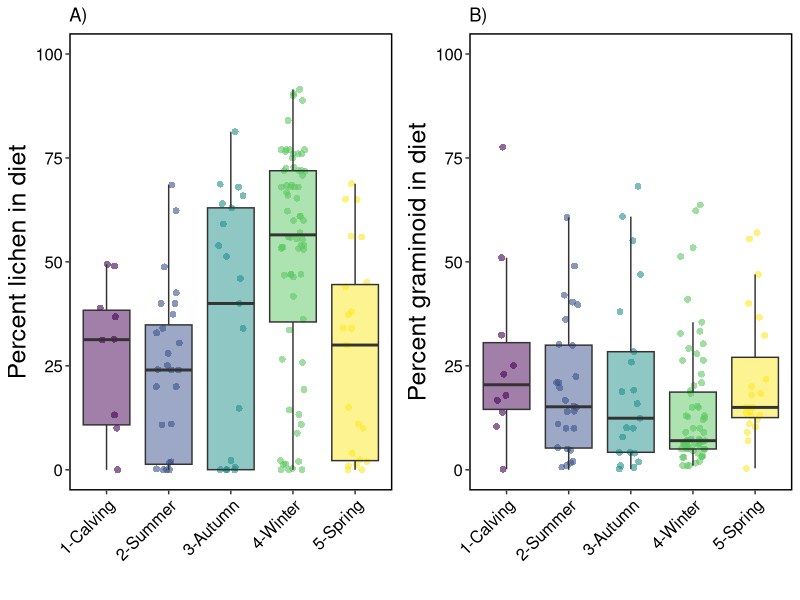

Here is the R script that generated this plot:


library(data.table)
library(ggplot2)
library(gridExtra)

sub <- fread("output/clean-data.csv")


png("figures/fig1.png", width = 6000, height = 4000, units = "px", res = 600)
aa <- ggplot(sub, 
       aes(season, lichen, fill=season)) + 
  geom_jitter(aes(color = season), 
              shape = 16,
              position = position_jitter(0.2),
              size = 2,
              alpha = 0.6) +
  geom_boxplot(aes(fill = season), 
               alpha = 0.5,
               outlier.color = NA) + 
  #geom_bar(stat = "identity", na.rm=TRUE, color = "black", alpha = 0.75) +
  #geom_errorbar(aes(ymin = meanDiet, 
  #                  ymax = meanDiet + sdDiet), width = 0.2) +
  ylab("Percent lichen in diet") + xlab("") +
  scale_fill_viridis_d() +
  scale_color_viridis_d() +
  ylim(0,100) +
  ggtitle("A)") +
  theme(legend.position = 'none',
    legend.key = element_blank(),
    legend.text = element_text(size = 12, color = "black"),
    legend.title = element_blank(),
    axis.title = element_text(size=18),
    axis.text.y = element_text(size=12, color = "black"),
    axis.text.x = element_text(size = 12, color = "black", angle = 45, hjust = 1), 
    strip.text  = element_text(size = 16),
    strip.background = element_rect(colour="black", size = 1, fill = "white"),
    panel.grid.minor = element_blank(),
    panel.background = element_blank(),
    panel.border = element_rect(colour = "black", fill=NA, size=1)) 

bb <- ggplot(sub, 
             aes(season, graminoid, fill=season)) + 
  geom_jitter(aes(color = season), 
              shape = 16,
              position = position_jitter(0.2),
              size = 2,
              alpha = 0.6) +
  geom_boxplot(aes(fill = season), 
               alpha = 0.5,
               outlier.color = NA) + 
  #geom_bar(stat = "identity", na.rm=TRUE, color = "black", alpha = 0.75) +
  #geom_errorbar(aes(ymin = meanDiet, 
  #                  ymax = meanDiet + sdDiet), width = 0.2) +
  ylab("Percent graminoid in diet") + xlab("") +
  scale_fill_viridis_d() +
  scale_color_viridis_d() +
  ylim(0,100) +
  ggtitle("B)") +
  theme(legend.position = 'none',
        legend.key = element_blank(),
        legend.text = element_text(size = 12, color = "black"),
        legend.title = element_blank(),
        axis.title = element_text(size=18),
        axis.text.y = element_text(size=12, color = "black"),
        axis.text.x = element_text(size = 12, color = "black", angle = 45, hjust = 1), 
        strip.text  = element_text(size = 16),
        strip.background = element_rect(colour="black", size = 1, fill = "white"),
        panel.grid.minor = element_blank(),
        panel.background = element_blank(),
        panel.border = element_rect(colour = "black", fill=NA, size=1)) 

grid.arrange(aa,bb, nrow = 1)

dev.off()

